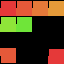

A level layout from a 2D game, rendered from its tile map. Below: a short description, then the map file with its tile-grid data intact:
An orthogonal 4x4 tile map with 16x16 px tiles, 1 tile layer (JTiles) and 2 objects (JRect, JPoint).

<map type="map" version="1.10" tiledversion="1.11.2" orientation="orthogonal" renderorder="right-down" width="4" height="4" tilewidth="16" tileheight="16" infinite="0" nextlayerid="3" nextobjectid="3">
 <tileset firstgid="1" name="jtiles" tilewidth="16" tileheight="16" tilecount="32" columns="8" margin="0" spacing="0">
  <image source="tiles.png" width="128" height="64" />
  <tile id="0">
   <properties>
    <property name="data_speed" type="int" value="5" />
    <property name="kind" type="string" value="json-grass" />
   </properties>
  </tile>
 </tileset>
 <layer id="1" name="JTiles" type="tilelayer" width="4" height="4" x="0" y="0" opacity="1" visible="1">
  <data encoding="csv">
1,2,3,4,
9,10,0,0,
0,0,0,0,
1073741826,0,0,1
</data>
 </layer>
 <objectgroup id="2" name="JObjects" draworder="topdown" x="0" y="0" opacity="1" visible="1">
  <object id="1" name="JRect" type="" x="16" y="16" width="16" height="16" rotation="0" visible="1">
   <properties>
    <property name="p_int" type="int" value="42" />
    <property name="p_str" type="string" value="json" />
    <property name="stats" type="class" propertytype="Stats">
     <properties>
      <property name="hp" type="int" value="5" />
      <property name="label" value="orc" />
     </properties>
    </property>
   </properties>
  </object>
  <object id="2" name="JPoint" x="40" y="48" width="0" height="0" rotation="0" visible="1">
   <point />
  </object>
 </objectgroup>
</map>
